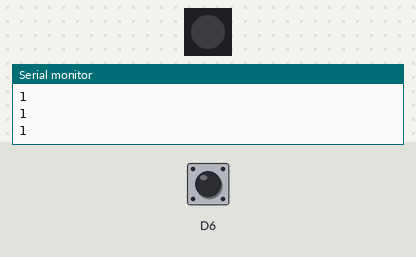
Bench run of a sketch on a simulated ESP8266 (Wemos D1 mini). Shown: 1 RGB LEDs in strip order, left to right, the last lines printed to the serial monitor. The test bench sets the inputs (shaded band); at power-on: D6 HIGH. Dim RGB values are drawn brighter than linear; random numbers use the default seed unless the sketch sets one.

Above: at 2.3 s.
2.4 s: D6 pulled LOW for 3.2 s
At 2.7 s:
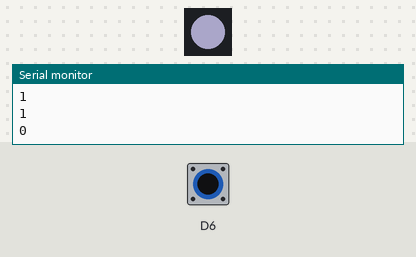
7.1 s: D6 pulled LOW for 3.2 s
At 9.04 s:
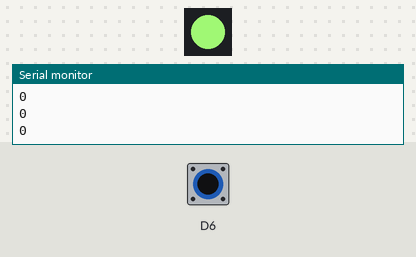
11.8 s: D6 pulled LOW for 0.2 s
At 12.5 s:
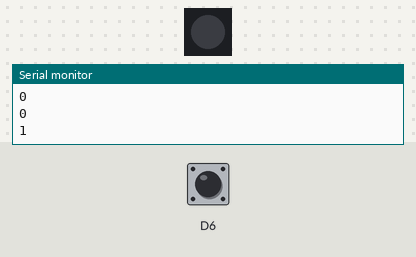
13.5 s: D6 pulled LOW for 1 s
At 14.0 s:
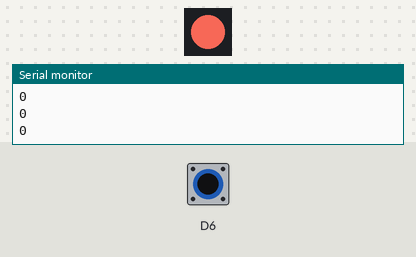
16.5 s: D6 pulled LOW for 3.2 s
At 16.93 s:
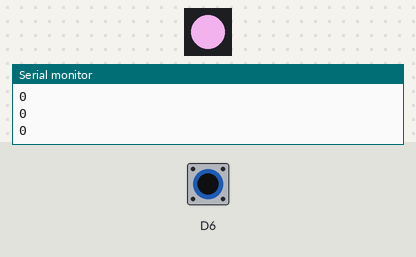
21.2 s: D6 driven LOW
At 22.89 s:
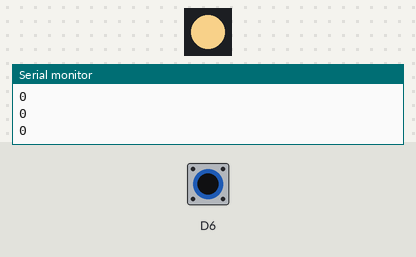
Timing chart, 0 to 47.4 s (numbered marks = the images above; inputs shaded):
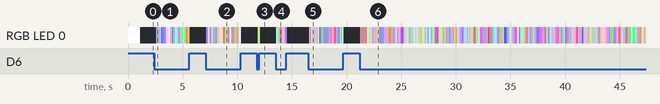

The sketch:

Nat1DragonFlicker.ino
```cpp
/*
* This code is heavily influenced by the simple Balrog Build by Michael at Nat1.
* Main change to make is that the flicker should only run when the reed swith is pulled low.
*
* The switch needed to monitor is D6.

* This code has been drastically simplified from other Caernarfon Castle code.
* it takes advantage of the WS2811 LED driver that's on a Caernarfon board.
* the WS2811 takes a single data input and outputs for 3 LED's. These would typically be a Red, Green and Blue led.
* In this case, for the balrog, they were connected to 3 Flexileds - all of them yellow.
*
* Credit where credit is due. Adafruit are a store that sells parts for electronics hobbyists. They also made a ton of
* libraries that can be used in your projects to make driving things like RGB LED's easy.
* If you do need tools and parts, consider visiting their website. http://www.adafruit.com
*
* The code in void Setup() runs once on powerup. It tells the Wemos D1 what to do with various pins, and
* Wemos D1 mini. It also sets parameters for the library used to drive the WS2811. (termed "neopixel).
* Neopixel Data out on D3.
*
* Keepalive isn't used.
*
*/

#include <Arduino.h>
#include <Adafruit_NeoPixel.h>

const String softwareVersion = "V1.1";
const String softwareDate = "11/17/23";
const String CaernarfonVer = "1p0";
const int keepAlive = D0;// The Keepalive pin for USB Power Banks is D0, but isn't used in this demo
const String keepAlivePin = "D0";

#define LED_PIN D3
#define LED_COUNT 1
#define NUMPIXELS 2 // How many pixels in your strip?

Adafruit_NeoPixel strip(LED_COUNT, LED_PIN, NEO_GRB + NEO_KHZ800);

int ledState = 1;


void setup() {
strip.begin(); // INITIALIZE NeoPixel strip object (REQUIRED)
strip.show(); // Turn OFF all pixels ASAP
strip.setBrightness(255); // Set BRIGHTNESS (max = 255)

for(int i=0; i<NUMPIXELS; i++) {
//This sets all pixels to all on.
strip.setPixelColor(i, 255,255,255);
}
strip.show();
delay(1000);

Serial.begin(115200);
while (!Serial) // Wait for the serial connection to be establised.
delay(50);
Serial.println();
Serial.println("*****");
delay(100);
Serial.println("TerrainTronics Collaboration with Nat1 (Michael)");
Serial.print("Version ");
Serial.print(softwareVersion);
Serial.print(" Date: ");
Serial.print(softwareDate);
Serial.print(" Caernarfon HW Version ");
Serial.println(CaernarfonVer);


pinMode(12, INPUT_PULLUP);
}

void loop() {
Serial.println(digitalRead(D6));
if (digitalRead(D6) == 0) {ledState = 0;} // If the reed switch has a magnet next to it, make "ledState = 0"
if (digitalRead(D6) == 1) {ledState = 1;}

if (ledState == 1) {
strip.setPixelColor(0, 0,0,0); // take the 3 random values and push them to into the right place in memory
strip.show(); // now update the WS2811
delay(500);

}

if (ledState == 0) {
int led1 = random(80,255); // randomize a brightness between 80 and 255. 255 is full brightness
int led2 = random(80,238); // randomize a brightness between 80 and 238 -- this is the middle one behind the balrogs head
int led3 = random(80,255); // randomize a brightness between 80 and 255.
strip.setPixelColor(0, led1,led2,led3); // take the 3 random values and push them to into the right place in memory
strip.show(); // now update the WS2811
delay(random(10,200)); // wait for any amount of time between 10mS and 200mS.
/*
If I had more time, what would I have done?
- I would have had everything on a 10mS update rate, and had the value go up, or go down with each update. (that would have created more "swelling").
- Target brightness would be set randomly, then the value would be interpolated up and down to the target.
- Updates would be done randomly, per LED. This would have been done using the millis() method.
*/
}}
```

Measured:
- after the input at 11.8 s, RGB LED 0: off → RGB(213, 109, 106) after 0.06 s, → RGB(158, 235, 136) 0.07 s later, → off 0.15 s later
